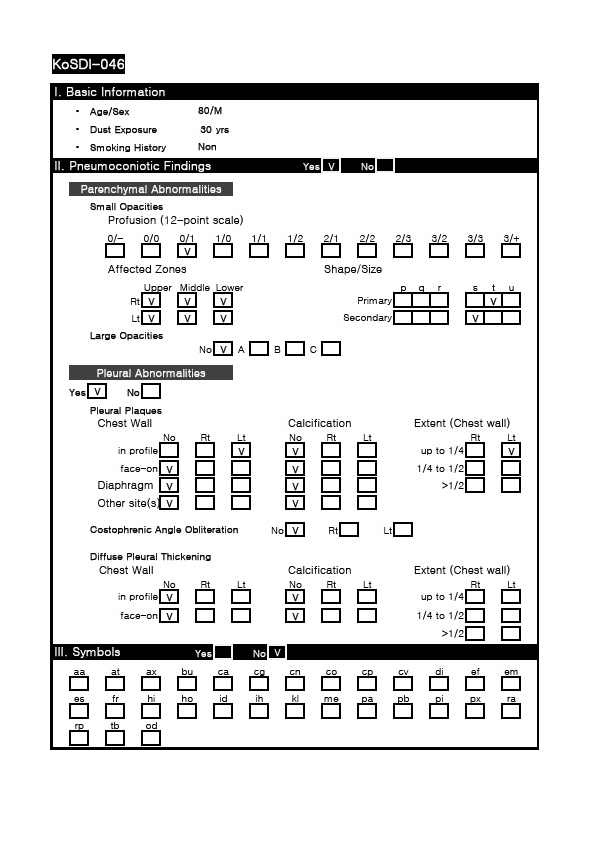
#> input picture data_light/I0000002.BMP, 596 x 842 px; its folder holds only this picture in this run
$ python wavelettf.py
#> lines starting #> are read from the running program, lines starting #| are printed output that depends on the picture
#!/usr/bin/python
# -*- coding: utf-8 -*-

import math, os, subprocess, sys

# Import external packages
import PIL.Image as Image
import matplotlib.pyplot as plt
import numpy as np
import pywt

# Directory to process
DIR_FPATH = "../../data_light/"

def convert_img2arr(fpath):
#> called with fpath = '../../data_light/I0000002.BMP'
	img = Image.open(fpath)
#> img is the input picture: PIL image 596x842 RGB; min 0, max 255, mean 228.3
	arr_img = np.asarray(img)

	if len(arr_img.shape) == 3:
		arr_img = np.swapaxes(arr_img, 0, 2)
		arr_img = np.swapaxes(arr_img, 1, 2)
		arr_img = arr_img[0]

	return arr_img

# Show results, people don't believe written results
def transform_wavelet(arr_img, times):
#> called with times = 7
	seq_E_kl = []
	for i in range(times):
		LL_N, (LH_N, HL_N, HH_N) = pywt.dwt2(arr_img, 'haar')
		seq_img_subband = [LL_N, LH_N, HL_N, HH_N]
		for img_subband in seq_img_subband:
			E_kl = np.sum(img_subband**2/img_subband.shape[0]/img_subband.shape[1])
			# print(E_kl)
			seq_E_kl.append(E_kl)
		arr_img = LL_N
#> this loop made 7 passes
#> pass 1, in transform_wavelet, `LL_N, (LH_N, HL_N, HH_N) = pywt.dwt2(arr_img, 'haar')`:
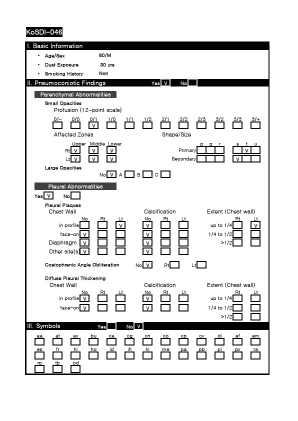
#> LL_N: shape (421, 298) float64; min 0, max 510, mean 456.7; drawn with min black and max white
#> pass 1, in transform_wavelet, `LL_N, (LH_N, HL_N, HH_N) = pywt.dwt2(arr_img, 'haar')`:
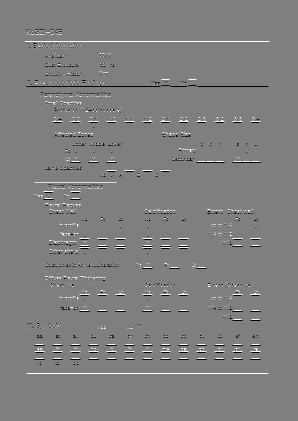
#> LH_N: shape (421, 298) float64; min -255, max 255, mean 0.5; drawn with min black and max white
#> pass 1, in transform_wavelet, `LL_N, (LH_N, HL_N, HH_N) = pywt.dwt2(arr_img, 'haar')`:
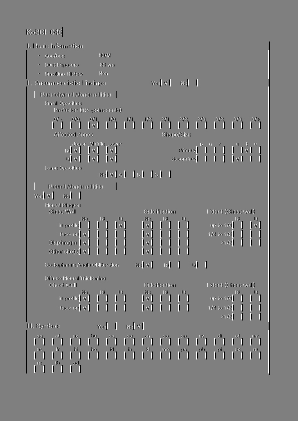
#> HL_N: shape (421, 298) float64; min -255, max 255, mean -0.9; drawn with min black and max white
#> pass 1, in transform_wavelet, `LL_N, (LH_N, HL_N, HH_N) = pywt.dwt2(arr_img, 'haar')`:
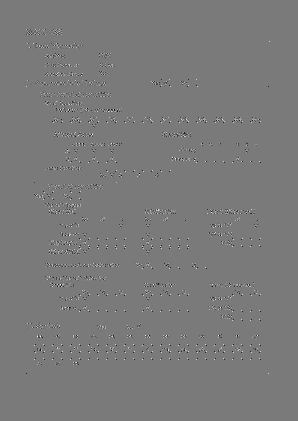
#> HH_N: shape (421, 298) float64; min -182.5, max 197, mean 0; drawn with min black and max white
#> after the loop, seq_E_kl = 28 values, max 884108504 at index 24, min 215.8 at index 3, mean 42453790

		# plt.imshow(LL_N, 'gray')
		# plt.show()
	return seq_E_kl

def reformat_seq2csvstr(seq):
	str_csv = ""
	for E_kl in seq: str_csv = str_csv + str(E_kl) + ", "
	str_csv = str_csv.strip(", ")
	return str_csv

str_fwrite = ""
for fpath in os.listdir(DIR_FPATH):
	try:
		fpath_abs = DIR_FPATH + fpath
		arr_img = convert_img2arr(fpath_abs)
		seq_E_kl = transform_wavelet(arr_img, 7)
		str_E_kl = reformat_seq2csvstr(seq_E_kl)
#> the loop in reformat_seq2csvstr, `for E_kl in seq: str_csv = str_csv + str(E_kl) + ", "` made 28 passes
#> E_kl on passes 3 to 14: 2595.3, 215.8, 892006.5, 9124.7, 4287, 661.5, 3511017, 48454.7, 12873.6, 2418.9, 13922117.2, 105137.2
#> (E_kl, str_csv) on passes 1 to 2: (226440.2, '226440.17424157885, '), (1889.1, '226440.17424157885, 1889.1116788088445, ')
		print(str_E_kl)
#> (printed output is left out)

		str_fwrite = str_fwrite + str_E_kl + "\n"
	except IsADirectoryError:
		pass

with open("wt.csv", "w", encoding="utf-8") as fw:
	fw.write(str_fwrite)
